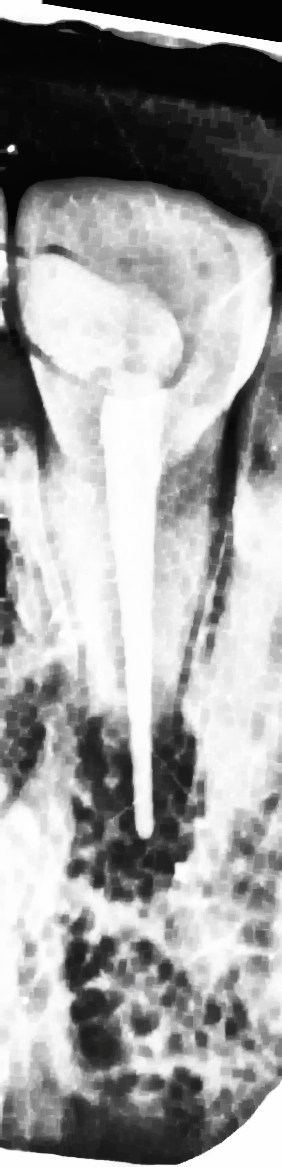
#> input picture data/abscess/raw/BlackRemove/L11_clahe_sigmoid.png, 282 x 1167 px; its folder holds only this picture in this run
$ python crop_croun.py
#> lines starting #> are read from the running program, lines starting #| are printed output that depends on the picture; after the words box and inside, x2 and y2 are one past the last pixel; in counts of white or black regions, pixels touching at a corner belong together
import cv2
import numpy as np
import os


# ============================================================
# Utility functions
# ============================================================

def ensure_uint8_gray(img):
    """
    Ensure image is grayscale uint8.
    """

    if img is None:
        return None

    if len(img.shape) == 3:
        img = cv2.cvtColor(img, cv2.COLOR_BGR2GRAY)

    if img.dtype != np.uint8:
        img = cv2.normalize(img, None, 0, 255, cv2.NORM_MINMAX)
        img = img.astype(np.uint8)

    return img


def safe_imwrite(path, image):
    """
    Save image safely.
    """

    dir_name = os.path.dirname(path)

    if dir_name:
        os.makedirs(dir_name, exist_ok=True)

    cv2.imwrite(path, image)


def smooth_1d(signal, ksize=15):
    """
    Smooth 1D signal using Gaussian blur.
    """

    if ksize % 2 == 0:
        ksize += 1

    return cv2.GaussianBlur(
        signal.reshape(-1, 1).astype(np.float32),
        (1, ksize),
        0
    ).flatten()


# ============================================================
# Step 1: Detect transparent / dark background
# ============================================================

# [47 lines left out: function get_dark_border_component, not called in this run]


def detect_background_position(border_component):
    """
    Decide whether the background (transparent/dark) is mainly at the top or bottom.
    """

    h, w = border_component.shape

    top_score = np.sum(border_component[: int(h * 0.20), :] > 0)
    bottom_score = np.sum(border_component[int(h * 0.80):, :] > 0)

    if top_score >= bottom_score:
        return "top"

    return "bottom"


def extract_background_boundary_curve(border_component, position):
    """
    Extract the background / anatomy boundary curve.

    If background is top:
        lower edge of the background mask.

    If background is bottom:
        upper edge of the background mask.
    """

    h, w = border_component.shape
    boundary = np.full(w, np.nan, dtype=np.float32)

    for x in range(w):
        ys = np.where(border_component[:, x] > 0)[0]

        if len(ys) == 0:
            continue

        if position == "top":
            boundary[x] = np.max(ys)
        else:
            boundary[x] = np.min(ys)

    valid = ~np.isnan(boundary)

    if np.sum(valid) < max(5, int(w * 0.15)):
        return None

    xs = np.arange(w)
    boundary = np.interp(xs, xs[valid], boundary[valid]).astype(np.float32)

    smooth_ksize = max(15, int(w * 0.18))

    if smooth_ksize % 2 == 0:
        smooth_ksize += 1

    boundary = cv2.GaussianBlur(
        boundary.reshape(1, -1),
        (smooth_ksize, 1),
        0
    ).flatten()

    boundary = np.clip(boundary, 0, h - 1)

    return boundary.astype(np.int32)


def get_robust_background_y(boundary, position):
    """
    Convert background boundary curve into stable horizontal reference.
    """

    if position == "top":
        return int(np.percentile(boundary, 70))

    return int(np.percentile(boundary, 30))


# ============================================================
# Step 2: Detect upper crown margin
# ============================================================

def detect_upper_crown_margin(
    img_uint8,
    start_y=0,
    central_width_ratio=0.75,
    bright_percentile=88,
    min_bright_ratio=0.16,
    consecutive_rows=6,
    smooth_ksize=17
):
    """
    Detect upper boundary of tooth crown by scanning from top to bottom.

    The first stable bright region is considered the upper crown margin.

    Important:
    - Uses central region only.
    - Uses dynamic brightness threshold.
    - Requires several consecutive bright rows to avoid noise.
    """

    h, w = img_uint8.shape

    # Focus only central part of ROI to avoid neighboring teeth / borders
    cx1 = int(w * (1.0 - central_width_ratio) / 2.0)
    cx2 = int(w * (1.0 + central_width_ratio) / 2.0)

    cx1 = max(0, cx1)
    cx2 = min(w, cx2)

    roi = img_uint8[:, cx1:cx2]

    # Mild smoothing
    roi_blur = cv2.GaussianBlur(roi, (5, 5), 0)

    # Dynamic bright threshold
    bright_threshold = int(np.percentile(roi_blur, bright_percentile))

    bright_mask = (roi_blur >= bright_threshold).astype(np.uint8)

    # Row-wise bright ratio
    row_score = np.mean(bright_mask, axis=1)

    # Smooth row score
    row_score_smooth = smooth_1d(row_score, smooth_ksize)

    start_y = max(0, min(start_y, h - 1))

    upper_crown_y = None

    for y in range(start_y, h - consecutive_rows):
        window = row_score_smooth[y:y + consecutive_rows]

        if np.all(window >= min_bright_ratio):
            upper_crown_y = y
            break

    return upper_crown_y, row_score_smooth, bright_threshold, (cx1, cx2)


# ============================================================
# Step 3: Crop root using upper crown margin
# ============================================================

def crop_root_using_upper_crown_margin(
    img_uint8,
    upper_crown_y,
    crown_depth_ratio=0.18,
    min_crown_depth=30,
    max_crown_depth_ratio=0.28,
    min_output_height_ratio=0.38
):
    """
    Crop root + PDL + periapical bone region.

    upper_crown_y:
        detected upper boundary of crown.

    root_start_y:
        upper_crown_y + estimated crown depth.
    """

    h, w = img_uint8.shape

    crown_depth = int(h * crown_depth_ratio)
    crown_depth = max(crown_depth, min_crown_depth)

    max_crown_depth = int(h * max_crown_depth_ratio)
    crown_depth = min(crown_depth, max_crown_depth)

    root_start_y = upper_crown_y + crown_depth

    # Safety: keep enough root/periapical bone area
    max_start_y = int(h * (1.0 - min_output_height_ratio))
    root_start_y = min(root_start_y, max_start_y)

    root_start_y = max(0, min(root_start_y, h - 1))

    cropped = img_uint8[root_start_y:h, :]
    crop_box = (0, root_start_y, w, h)

    return cropped, crop_box, crown_depth, root_start_y


# ============================================================
# Fallback crop if crown margin is not detected
# ============================================================

# [137 lines left out: functions fallback_crop_using_background_boundary, create_debug_image, not called in this run]


# ============================================================
# Main extraction function
# ============================================================

def extract_anatomical_region(
    image_path,
    save_path=None,
    debug_path=None,

    # Crown-margin detection parameters
    central_width_ratio=0.75,
    bright_percentile=88,
    min_bright_ratio=0.16,
    consecutive_rows=6,

    # Crown removal depth
    crown_depth_ratio=0.12,
    min_crown_depth=15,
    max_crown_depth_ratio=0.28
):
    """
    Main anatomical root extraction pipeline.

    Input:
        selected tooth ROI

    Output:
        root + PDL + periapical bone ROI (preserves color and alpha channel)

    Method:
        1. Extract background mask using the alpha channel (or dark intensity fallback).
        2. Start scanning from the edge of the background.
        3. Detect upper crown margin using first stable bright region.
        4. Crop below estimated crown depth.
    """
#> called with central_width_ratio = 0.75, bright_percentile = 88, min_bright_ratio = 0.16, consecutive_rows = 6, crown_depth_ratio = 0.12, min_crown_depth = 15, max_crown_depth_ratio = 0.28

    img_unchanged = cv2.imread(image_path, cv2.IMREAD_UNCHANGED)
#> img_unchanged is the input picture: shape (1167, 282, 4); mean B, G, R, A 154.7, 154.7, 154.7, 212.5
    if img_unchanged is None:
        print(f"ERROR: Could not read image: {image_path}")
        return None

    border_component = None
    if len(img_unchanged.shape) == 3 and img_unchanged.shape[2] == 4:
        # Use the alpha channel to precisely identify the removed background
        alpha = img_unchanged[:, :, 3]
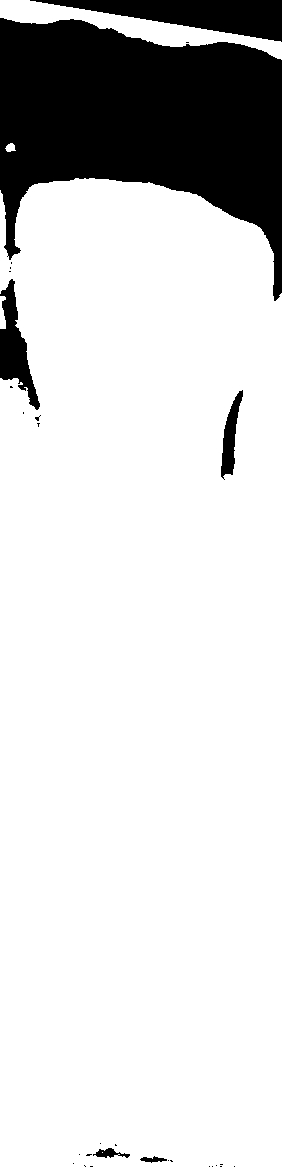
#> alpha: shape (1167, 282); 83.3% white; 29 black regions (23 under 20 px), largest, box (x1, y1, x2, y2) and area: (0, 18, 282, 301) 46144, (30, 0, 282, 42) 5329, (0, 279, 40, 410) 2194, (221, 390, 243, 480) 883, (93, 1148, 130, 1158) 182, (140, 1156, 167, 1163) 101
        border_component = (alpha == 0).astype(np.uint8) * 255

        # Clean up the mask slightly just in case
        close_kernel = cv2.getStructuringElement(cv2.MORPH_ELLIPSE, (11, 11))
        border_component = cv2.morphologyEx(border_component, cv2.MORPH_CLOSE, close_kernel)
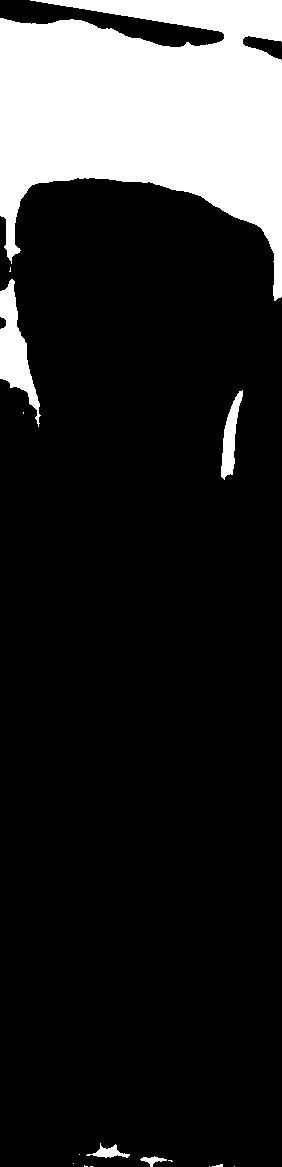
#> border_component: shape (1167, 282); 16.9% white; 15 white regions (9 under 20 px), largest, box (x1, y1, x2, y2) and area: (0, 0, 282, 301) 51916, (0, 279, 41, 427) 2456, (221, 390, 243, 480) 899, (86, 1143, 130, 1158) 264, (140, 1156, 167, 1167) 124, (212, 1164, 223, 1167) 21

        # Keep only the largest connected component to avoid noise
        num_labels, labels, stats, _ = cv2.connectedComponentsWithStats(border_component, 8)
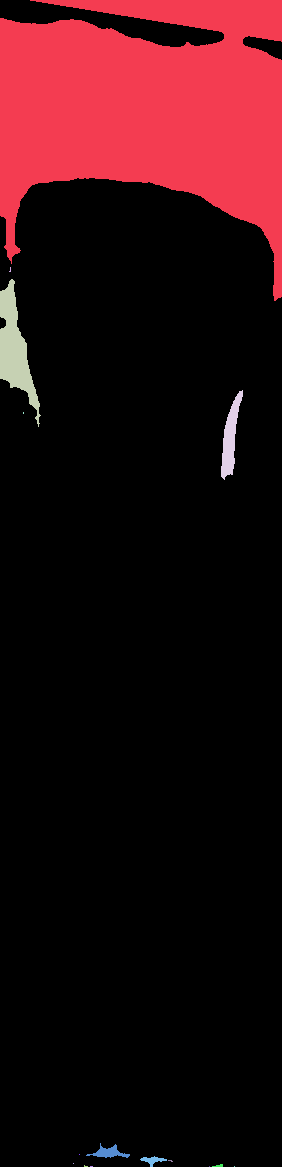
#> labels: shape (1167, 282) int32; 16 distinct labels, from 0 to 15; one colour per label, 0 black
#> num_labels = 16; stats = 16 rows, first 6: [0, 0, 282, 1167, 273388], [0, 0, 282, 301, 51916], [9, 267, 2, 5, 6], [0, 279, 41, 148, 2456], [221, 390, 22, 90, 899], [23, 412, 1, 2, 2]
        if num_labels > 1:
            best_label = 1 + np.argmax(stats[1:, cv2.CC_STAT_AREA])
#> best_label = 1
            border_component = (labels == best_label).astype(np.uint8) * 255
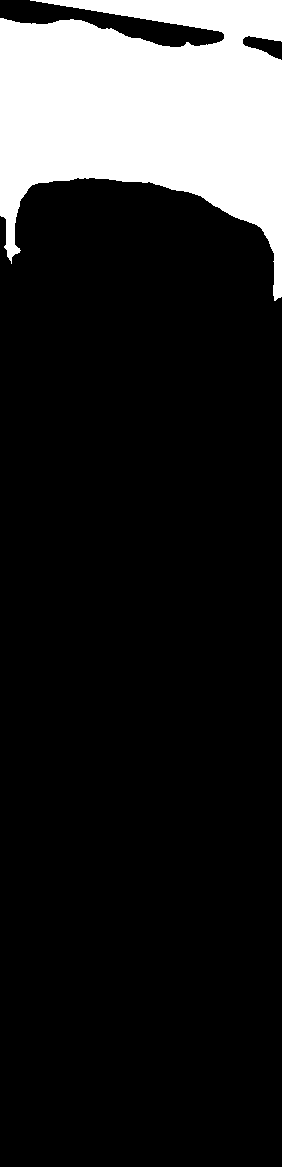
#> border_component: shape (1167, 282); 15.8% white; 1 white region, box (x1, y1, x2, y2) and area: (0, 0, 282, 301) 51916

        img_gray = cv2.cvtColor(img_unchanged, cv2.COLOR_BGRA2GRAY)
    else:
        img_gray = cv2.imread(image_path, cv2.IMREAD_GRAYSCALE)
        border_component = get_dark_border_component(img_gray)

    img = ensure_uint8_gray(img_gray)
    h, w = img.shape

    background_position = "top"
    background_boundary = None
    background_y = 0

    if border_component is not None:
        background_position = detect_background_position(border_component)
#> in detect_background_position, `top_score = np.sum(border_component[: int(h * 0.20), :] > 0)`: top_score = 51011
#> in detect_background_position, `bottom_score = np.sum(border_component[int(h * 0.80):, :] > 0)`: bottom_score = 0
#> background_position = 'top'
        background_boundary = extract_background_boundary_curve(
            border_component,
            background_position
        )
#> after the loop in extract_background_boundary_curve, `for x in range(w):`: boundary = 282 values, max 300 at index 274, min 177 at index 77, mean 200.2
#> in extract_background_boundary_curve, `boundary = cv2.GaussianBlur( boundary.reshape(1, -1), (smooth_ksize, 1..`: boundary = 282 values, max 281.9 at index 281, min 177.6 at index 90, mean 200.2
#> background_boundary = 282 values, max 281 at index 280, min 177 at index 81, mean 199.7

        if background_boundary is not None:
            background_y = get_robust_background_y(
                background_boundary,
                background_position
            )
#> background_y = 208

    # Search for crown only after the background area
    if background_position == "top":
        search_start_y = background_y + 3
#> search_start_y = 211
    else:
        search_start_y = 0

    upper_crown_y, row_score, bright_threshold, central_region = detect_upper_crown_margin(
        img_uint8=img,
        start_y=search_start_y,
        central_width_ratio=central_width_ratio,
        bright_percentile=bright_percentile,
        min_bright_ratio=min_bright_ratio,
        consecutive_rows=consecutive_rows,
        smooth_ksize=17
    )
#> in detect_upper_crown_margin, `roi = img_uint8[:, cx1:cx2]`:
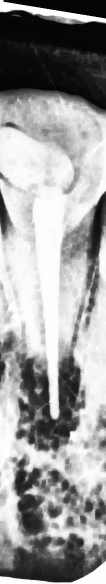
#> roi: shape (1167, 211) (shown at 1/2 size); min 4, max 254, mean 155.4
#> in detect_upper_crown_margin, `bright_threshold = int(np.percentile(roi_blur, bright_percentile))`: bright_threshold = 248
#> in detect_upper_crown_margin, `bright_mask = (roi_blur >= bright_threshold).astype(np.uint8)`:
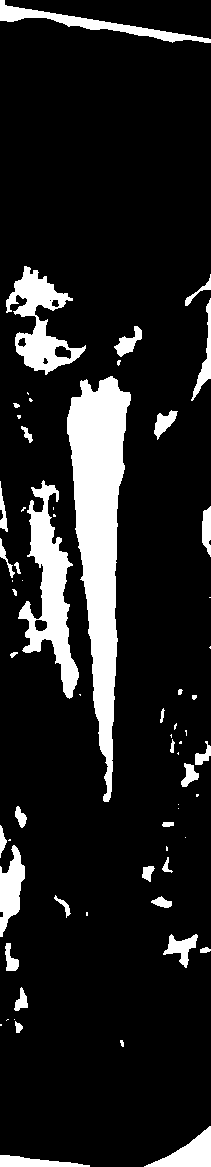
#> bright_mask: shape (1167, 211); values 0 (black) and 1 (white), 12.9% white; 65 white regions (27 under 20 px), largest, box (x1, y1, x2, y2) and area: (67, 376, 131, 802) 13452, (18, 480, 79, 699) 5100, (6, 266, 86, 375) 3342
#> in detect_upper_crown_margin, `row_score = np.mean(bright_mask, axis=1)`: row_score = 1167 values, max 0.744 at index 1166, min 0 at index 43, mean 0.129
#> in detect_upper_crown_margin, `row_score_smooth = smooth_1d(row_score, smooth_ksize)`: row_score_smooth = 1167 values, max 0.674 at index 1166, min 0 at index 51, mean 0.129
#> in detect_upper_crown_margin, `start_y = max(0, min(start_y, h - 1))`: start_y = 211
#> the loop in detect_upper_crown_margin, `for y in range(start_y, h - consecutive_rows):` made 71 passes
#> window on passes 1 to 8: [0, 0, 0, 0, 0, 0], [0, 0, 0, 0, 0, 0], [0, 0, 0, 0, 0, 0], [0, 0, 0, 0, 0, 0], [0, 0, 0, 0, 0, 0], [0, 0, 0, 0, 0, 0], [0, 0, 0, 0, 0, 0], [0, 0, 0, 0, 0, 0]
#> upper_crown_y = 281; row_score has the same summary as row_score_smooth in detect_upper_crown_margin; bright_threshold = 248; central_region = (35, 246)

    used_method = "upper_crown_margin"

    if upper_crown_y is not None:
        cropped, crop_box, crown_depth, root_line_y = crop_root_using_upper_crown_margin(
            img_uint8=img,
            upper_crown_y=upper_crown_y,
            crown_depth_ratio=crown_depth_ratio,
            min_crown_depth=min_crown_depth,
            max_crown_depth_ratio=max_crown_depth_ratio,
            min_output_height_ratio=0.38
        )
#> in crop_root_using_upper_crown_margin, `root_start_y = upper_crown_y + crown_depth`: root_start_y = 421
#> in crop_root_using_upper_crown_margin, `cropped = img_uint8[root_start_y:h, :]`:
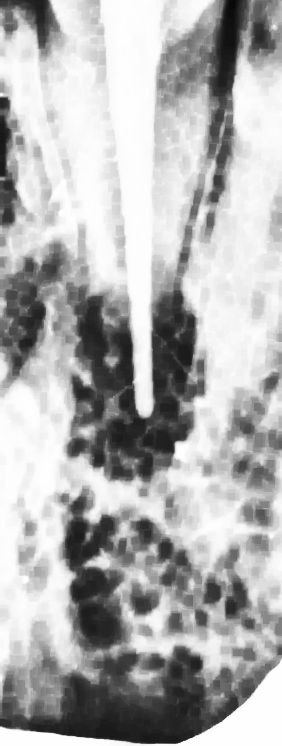
#> cropped: shape (746, 282); min 9, max 254, mean 176.8
#> in crop_root_using_upper_crown_margin, `crop_box = (0, root_start_y, w, h)`: crop_box = (0, 421, 282, 1167)
#> crop_box = (0, 421, 282, 1167); crown_depth = 140; root_line_y = 421
        # Apply crop to the unchanged original image to preserve alpha/color
        x1, y1, x2, y2 = crop_box
#> x1 = 0; y1 = 421; x2 = 282; y2 = 1167
        cropped = img_unchanged[y1:y2, x1:x2]
#> cropped: shape (746, 282, 4)
    else:
        used_method = "fallback_background_boundary"

        cropped, crop_box, crown_depth, root_line_y = fallback_crop_using_background_boundary(
            img_uint8=img,
            background_y=background_y,
            position=background_position,
            fallback_shift_ratio=0.18,
            min_shift=35,
            min_output_height_ratio=0.38
        )
        # Apply crop to the unchanged original image to preserve alpha/color
        x1, y1, x2, y2 = crop_box
        cropped = img_unchanged[y1:y2, x1:x2]

    if save_path:
        safe_imwrite(save_path, cropped)

    if debug_path:
        debug_img = create_debug_image(
            img_uint8=img,
            border_component=border_component,
            background_boundary=background_boundary,
            background_y=background_y,
            upper_crown_y=upper_crown_y,
            root_line_y=root_line_y,
            crop_box=crop_box,
            central_region=central_region
        )

        safe_imwrite(debug_path, debug_img)

    print(
        f"Extracted: {os.path.basename(image_path)} | "
        f"method={used_method} | "
        f"background_y={background_y} | "
        f"upper_crown_y={upper_crown_y} | "
        f"crown_depth={crown_depth} | "
        f"root_line_y={root_line_y} | "
        f"bright_threshold={bright_threshold}"
    )
#| Extracted: L11_clahe_sigmoid.png | method=upper_crown_margin | background_y=208 | upper_crown_y=281 | crown_depth=140 | root_line_y=421 | bright_threshold=248

    return cropped

if __name__ == '__main__':
    input_dir = '../../../data/abscess/raw/BlackRemove'
    output_dir = '../../../data/abscess/raw/croun_crops'

    os.makedirs(output_dir, exist_ok=True)

    for f in os.listdir(input_dir):
        if f.lower().endswith(('.png', '.jpg', '.jpeg')):
            image_path = os.path.join(input_dir, f)
            save_path = os.path.join(output_dir, f)

            extract_anatomical_region(
                image_path=image_path,
                save_path=save_path
            )
    print("\nExtraction complete!")
